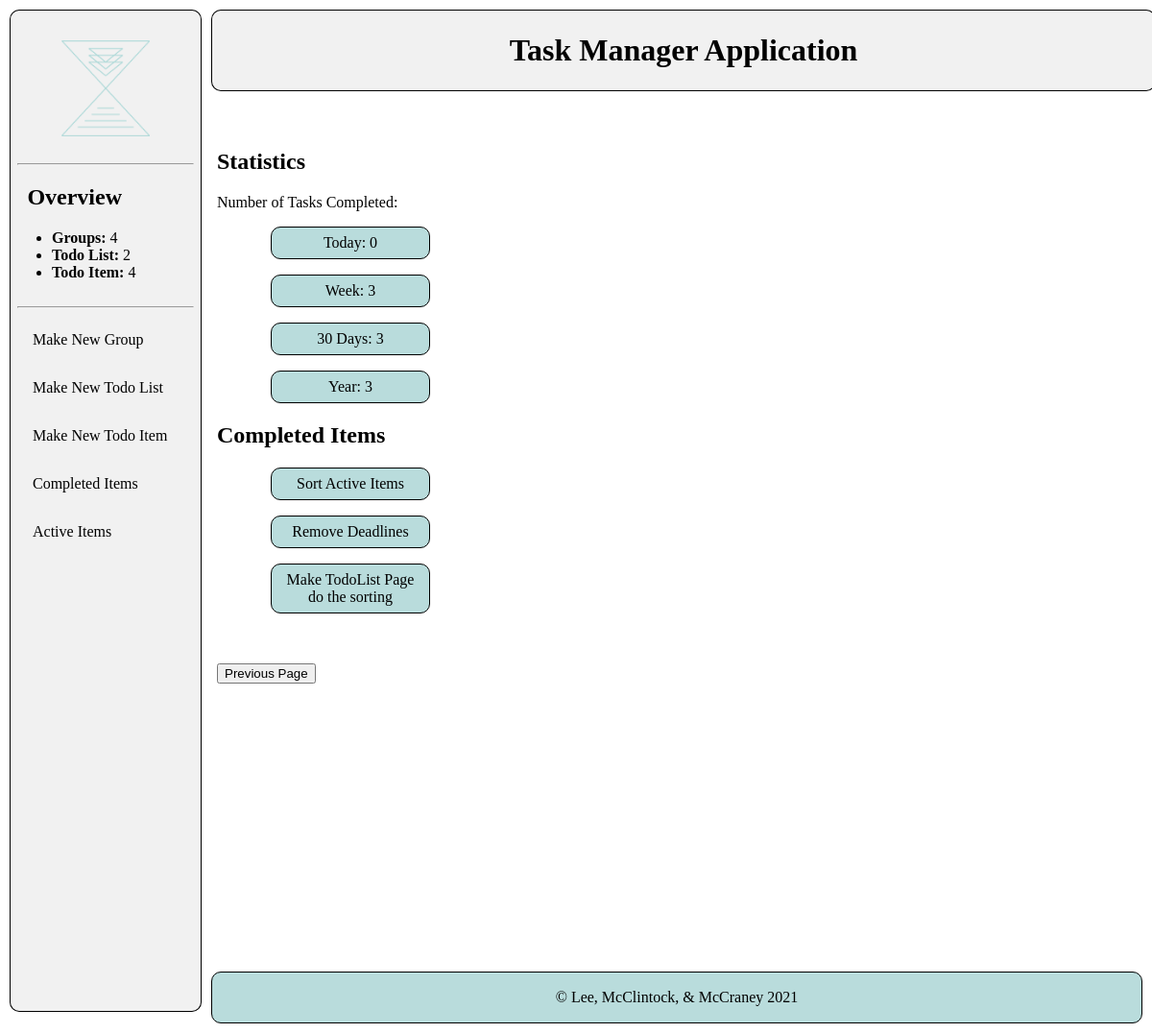
Page /completed on the committed database.
### calendarApp/models.py (models this page shows, shortened)
class TodoItem(models.Model):
    CHOICES = [(i,i) for i in range(4)]
    todoList = models.ForeignKey(TodoList, on_delete=models.CASCADE)
    name = models.CharField(max_length=200)
    description = models.CharField(max_length=200, blank=True)
    completed = models.BooleanField(default=False)
    completedDate = models.DateField(null=True, blank=True)
    deadline = models.DateField(null=True, blank=True)
    importanceLevel = models.IntegerField(default=0, choices=CHOICES)

### calendarApp/views.py (the view)
# urls.py: path("completed", views.completedItems, name="completedItems"),
def completedItems(request):
    todoItems = TodoItem.objects.all().filter(completed=True)
    today = datetime.date.today()
    week = today - datetime.timedelta(days=7)
    thirty = today - datetime.timedelta(days=30)
    year = today - datetime.timedelta(days=365)
    todayCount = weekCount = thirtyCount = yearCount = 0
    for todoItem in todoItems:
        completedDate = todoItem.completedDate
        if  completedDate == today:
            todayCount = todayCount + 1
        if week <= completedDate <= today:
            weekCount = weekCount + 1
        if thirty <= completedDate <= today:
            thirtyCount = thirtyCount + 1
        if year <= completedDate <= today:
            yearCount = yearCount + 1
    return render(request, "completedItems.html",
        {
            "todoItems": todoItems,
            "todayCount": todayCount,
            "weekCount": weekCount,
            "thirtyCount": thirtyCount,
            "yearCount": yearCount,
        })

### calendarApp/models.py (called while the page is built)
    def __str__(self):
        return self.name

    def __str__(self):
        return self.name

### calendarSite/context_processors.py (called while the page is built)
def count(request):
    return {
        'num_Group': Group.objects.all().count(),
        'num_TodoList': TodoList.objects.all().count(),
        'num_TodoItem': TodoItem.objects.filter(completed=False).count(),
    }

### calendarApp/templates/completedItems.html
{% extends "base_generic.html" %}
{% block content %}
<div class="content">
    <div class="detail">
        <div class="formContent">
            <h2>Statistics</h2>
            <p>Number of Tasks Completed:</p>
            <div class="stat">
                <ul>
                    <li>Today: {{todayCount}}</li>
                    <li>Week: {{weekCount}}</li>
                    <li>30 Days: {{thirtyCount}}</li>
                    <li>Year: {{yearCount}}</li>
                </ul>
            </div>
            {% if todoItems%}
                <h2>Completed Items</h2>
                <ul>
                {% for todoItem in todoItems %}
                <div class="stat">
                <li><a href="/{{todoItem.todoList.group}}/{{todoItem.todoList}}/{{todoItem.name}}">{{todoItem.name}}</a></li>
                {% endfor %}
                </div>
                </ul>
            {% else %}
                <p>You have no completed Items</p>
            {% endif %}
        </div>
    </div>
    <br><br>
    <button onclick="location.href='javascript:history.go(-1)' ">Previous Page</a></button>
</div>
{% endblock %}

### calendarApp/static/calendarApp/style.css (style rules this page uses)
body { margin: 10px; }
h2 { color: black; }
a { color: black; }
a:link { text-decoration: none; }
div.content { margin-left: 200px; padding: 1px 16px; height: 1000px; }
.formContent { margin-top: 9rem; }
.stat li { width: 150px; text-align: center; border: 1px solid black; padding: 7px; background-color: #B9DCDC; border-radius:10px; list-style-type: none; margin: 1em; }

### rows in the picture
TodoItem: name "Sort Active Items"
TodoItem: name "Remove Deadlines"
TodoItem: name "Make TodoList Page do the sorting"

### other values in the picture
{{ num_Group }} "4"
{{ num_TodoList }} "2"
{{ num_TodoItem }} "4"
{{ todayCount }} "0"
{{ weekCount }} "3"
{{ thirtyCount }} "3"
{{ yearCount }} "3"
